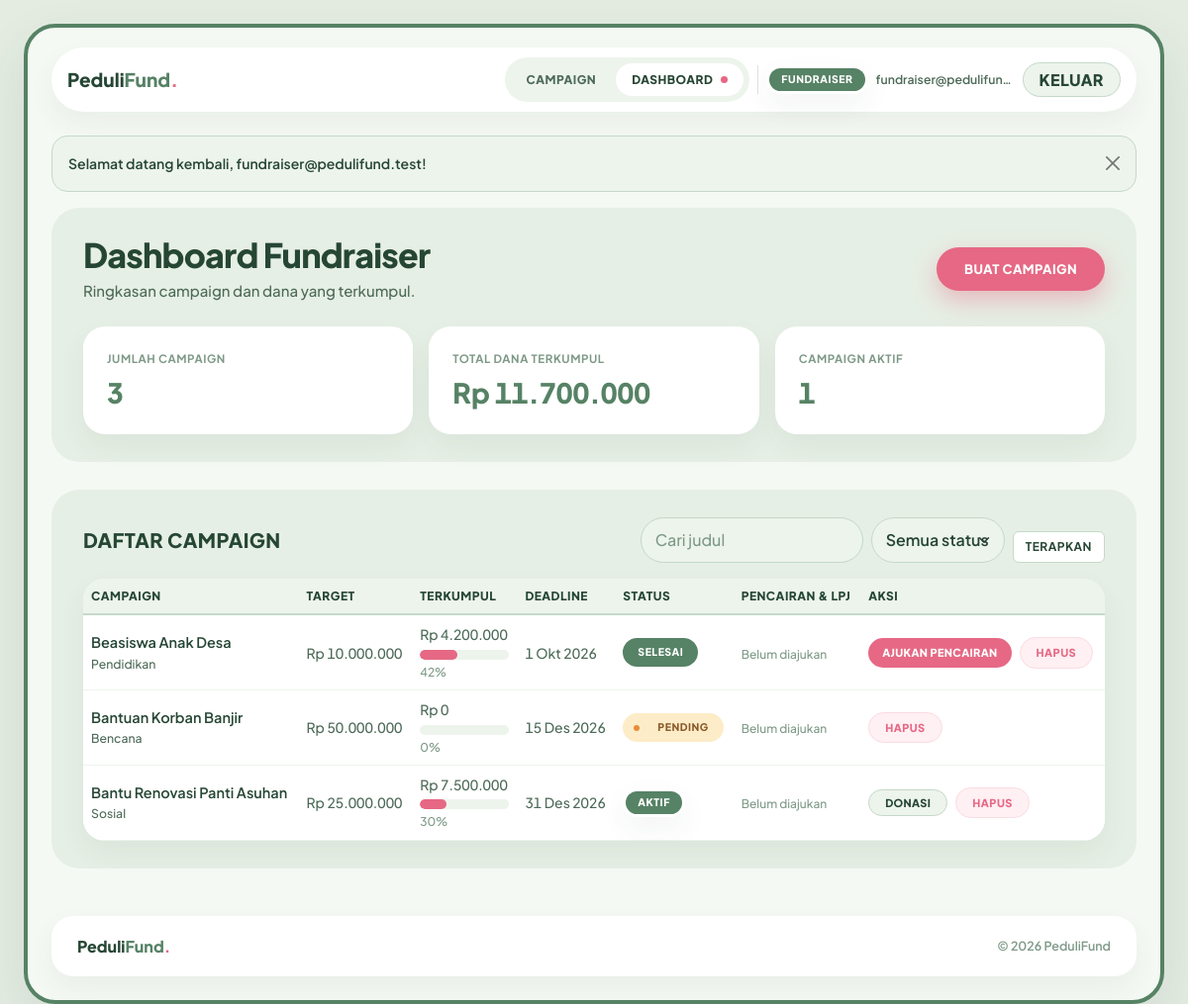
The app's page /dashboard_fundraiser.php (signed in) with its own data.
### tables this page shows
CREATE TABLE IF NOT EXISTS pengguna (
    id_user INT AUTO_INCREMENT PRIMARY KEY,
    email VARCHAR(255) NOT NULL UNIQUE,
    password VARCHAR(255) NOT NULL,
    role ENUM('Admin', 'Donatur', 'Fundraiser') NOT NULL,
    status_akun ENUM('Aktif', 'Dibekukan') NOT NULL DEFAULT 'Aktif',
    suspend_sampai DATE NULL,
     
    foto_wajah VARCHAR(255) NULL
);

CREATE TABLE IF NOT EXISTS campaign (
    id_campaign INT AUTO_INCREMENT PRIMARY KEY,
    id_fundraiser INT NOT NULL,
    judul VARCHAR(255) NOT NULL,
    jenis VARCHAR(100) NOT NULL,
    target_dana DECIMAL(15,2) NOT NULL,
    dana_terkumpul DECIMAL(15,2) DEFAULT 0.00,
    deadline DATE NOT NULL,
    dokumen_campaign VARCHAR(255) NOT NULL,
    status_campaign ENUM('Pending', 'Aktif', 'Ditolak', 'Selesai') DEFAULT 'Pending',
    deskripsi TEXT NOT NULL,
    gambar_campaign VARCHAR(255) NULL,
     
    alasan_penolakan TEXT NULL,
    CONSTRAINT fk_campaign_pengguna
        FOREIGN KEY (id_fundraiser) REFERENCES pengguna (id_user)
        ON DELETE CASCADE ON UPDATE CASCADE
);

### views/dashboard_fundraiser.php (the view, shortened to what the rows shown need)
<?php
require __DIR__ . '/layout/header.php';
?>
<section class="bagian-halaman">
    <div class="pf-tray">
        <div class="d-flex flex-wrap justify-content-between align-items-center gap-3 mb-4">
            <div>
                <h1 class="pf-h1">Dashboard Fundraiser</h1>
            </div>
        </div>
    </div>
</section>
<section class="bagian-halaman">
    <div class="pf-tray">
        <div class="d-flex flex-wrap justify-content-between align-items-center gap-3 mb-3">
            <h2 class="pf-modul-judul">Daftar Campaign</h2>
        </div>
        <div class="pf-card pf-card-tabel">
            <div class="table-responsive">
                <table class="table table-hover align-middle mb-0">
                    <thead>
                        <tr>
                            <th scope="col">Campaign</th>
                            <th scope="col">Target</th>
                            <th scope="col">Terkumpul</th>
                            <th scope="col">Deadline</th>
                            <th scope="col">Status</th>
                            <th scope="col">Pencairan &amp; LPJ</th>
                            <th scope="col">Aksi</th>
                        </tr>
                    </thead>
                    <tbody>
                        <?php if ($daftarCampaign === []): ?>
                            <tr>
                                <td class="text-center py-4" colspan="7">Belum ada campaign yang sesuai.</td>
                            </tr>
                        <?php else: ?>
                            <?php foreach ($daftarCampaign as $campaign): ?>
                                <?php
                                $persen = hitungPersen($campaign['dana_terkumpul'], $campaign['target_dana']);
                                $idCampaign = (int) $campaign['id_campaign'];
                                $pencairan = $pencairanPerCampaign[$idCampaign] ?? null;
                                $layakCair = $campaign['status_campaign'] === 'Selesai'
                                    && (string) $campaign['deadline'] < $hariIni
                                    && (float) $campaign['dana_terkumpul'] > 0
                                    && ($pencairan === null || $pencairan['status_pengajuan'] === 'Ditolak');
                                $sudahDisetujui = $pencairan !== null && $pencairan['status_pengajuan'] === 'Disetujui';
                                ?>
                                <tr>
                                    <td>
                                        <div class="fw-semibold pf-teks-judul"><?= e($campaign['judul']) ?></div>
                                        <div class="small"><?= e($campaign['jenis']) ?></div>
                                    </td>
                                    <td class="pf-angka"><?= e(formatRupiah($campaign['target_dana'])) ?></td>
                                    <td>
                                        <div class="pf-angka"><?= e(formatRupiah($campaign['dana_terkumpul'])) ?></div>
                                        <div class="progress mt-1" role="progressbar" aria-label="Progress dana" aria-valuenow="<?= e((string) $persen) ?>" aria-valuemin="0" aria-valuemax="100">
                                            <div class="progress-bar" style="width: <?= e((string) $persen) ?>%"></div>
                                        </div>
                                        <small class="pf-teks-bantu"><?= e((string) $persen) ?>%</small>
                                    </td>
                                    <td class="pf-angka"><?= e(formatTanggal($campaign['deadline'])) ?></td>
                                    <td>
                                        <span class="pf-badge <?= e(kelasBadgeStatus($campaign['status_campaign'])) ?>"><span class="pf-badge-pil"><?= e($campaign['status_campaign']) ?></span></span>
                                    </td>
                                    <td>
                                        <?php if ($pencairan === null): ?>
                                            <span class="pf-teks-bantu">Belum diajukan</span>
                                        <?php elseif ($pencairan['status_pengajuan'] === 'Menunggu'): ?>
                                            <span class="pf-badge pf-badge--pending"><span class="pf-badge-pil">Menunggu Review</span></span>
                                        <?php endif; ?>
                                    </td>
                                    <td>
                                        <div class="d-flex flex-wrap gap-2 align-items-center">
                                            <?php if ($campaign['status_campaign'] === 'Aktif'): ?>
                                                <a class="btn-pf-outline py-1 px-3" style="font-size: 11px;" href="<?= e(BASE_URL) ?>/donasi.php?id=<?= e((string) $campaign['id_campaign']) ?>">Donasi</a>
                                            <?php endif; ?>
                                            <?php if ($layakCair): ?>
                                                <a class="btn-pf-cta btn-pf-tabel" href="<?= e(BASE_URL) ?>/pengajuan_pencairan.php?id_campaign=<?= e((string) $idCampaign) ?>">
                                                    <?= $pencairan !== null ? 'Ajukan Ulang' : 'Ajukan Pencairan' ?>
                                                </a>
                                            <?php endif; ?>
                                            <?php if (!$sudahDisetujui): ?>
                                                <form method="post" action="<?= e(BASE_URL) ?>/hapus_campaign.php" onsubmit="return confirm('Hapus campaign ini?');" class="m-0">
                                                    <button class="btn-pf-hapus" type="submit">Hapus</button>
                                                </form>
                                            <?php endif; ?>
                                        </div>
                                    </td>
                                </tr>
                            <?php endforeach; ?>
                        <?php endif; ?>
                    </tbody>
                </table>
            </div>
        </div>
    </div>
</section>
<?php require __DIR__ . '/layout/footer.php'; ?>

### views/layout/header.php (shortened to what the rows shown need)
<!doctype html>
<html lang="id">
<head>
    <link href="<?= e(BASE_URL) ?>/assets/vendor/bootstrap-5.3.3/bootstrap.min.css" rel="stylesheet">
    <link href="<?= e(BASE_URL) ?>/assets/css/pedulifund-theme.css" rel="stylesheet">
</head>
<body>
<div class="pf-app-window">
    <header class="pf-navbar">
        <div class="d-flex align-items-center gap-2">
            <?php if (sudahLogin()): ?>
                <div class="d-none d-sm-flex align-items-center gap-2 ps-2 border-start">
                    <span class="pf-badge pf-badge--aktif">
                        <span class="pf-badge-pil"><?= e(peranPenggunaAktif() ?? 'User') ?></span>
                    </span>
                    <span class="small fw-semibold text-truncate" style="max-width: 140px; color: var(--text-body);">
                        <?= e(penggunaAktif()['email'] ?? '') ?>
                    </span>
                </div>
                <a class="btn-pf-outline py-1 px-3 fs-6" href="<?= e(BASE_URL) ?>/logout.php">Keluar</a>
            <?php else: ?>
                <a class="btn-pf-cta py-1 px-3 fs-6" href="<?= e(BASE_URL) ?>/login.php">Masuk</a>
            <?php endif; ?>
        </div>
    </header>
    <main class="pf-main">

### records on screen
pengguna: email "fundraiser@pedulifun…"
campaign: judul "Beasiswa Anak Desa", jenis "Pendidikan", target_dana "Rp 10.000.000", dana_terkumpul "Rp 4.200.000", persen "42", deadline "1 Okt 2026", status_campaign "SELESAI", shows "AJUKAN PENCAIRAN"
campaign: judul "Bantuan Korban Banjir", jenis "Bencana", target_dana "Rp 50.000.000", dana_terkumpul "Rp 0", persen "0", deadline "15 Des 2026", status_campaign "PENDING"
campaign: judul "Bantu Renovasi Panti Asuhan", jenis "Sosial", target_dana "Rp 25.000.000", dana_terkumpul "Rp 7.500.000", persen "30", deadline "31 Des 2026", status_campaign "AKTIF"

### other values on screen
peranPenggunaAktif() "FUNDRAISER"
$pesan['teks'] "Selamat datang kembali, fundraiser@pedulifund.test!"
$ringkasan['jumlah_campaign'] "3"
formatRupiah($ringkasan['total_dana_terkumpul']) "Rp 11.700.000"
$ringkasan['campaign_aktif'] "1"
